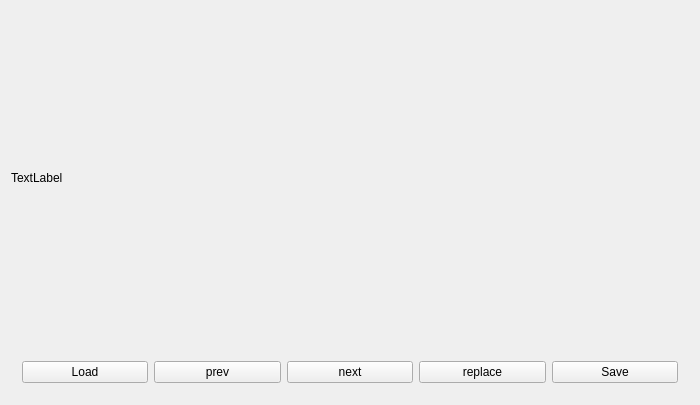
<?xml version="1.0" encoding="UTF-8"?>
<ui version="4.0">
 <class>MainWindow</class>
 <widget class="QMainWindow" name="MainWindow">
  <property name="geometry">
   <rect>
    <x>0</x>
    <y>0</y>
    <width>700</width>
    <height>405</height>
   </rect>
  </property>
  <property name="windowTitle">
   <string>MainWindow</string>
  </property>
  <widget class="QWidget" name="centralWidget">
   <layout class="QVBoxLayout" name="verticalLayout_2">
    <item>
     <widget class="QLabel" name="label">
      <property name="text">
       <string>TextLabel</string>
      </property>
     </widget>
    </item>
    <item>
     <widget class="QFrame" name="horizontalFrame">
      <property name="sizePolicy">
       <sizepolicy hsizetype="Preferred" vsizetype="Fixed">
        <horstretch>0</horstretch>
        <verstretch>0</verstretch>
       </sizepolicy>
      </property>
      <layout class="QHBoxLayout" name="horizontalLayout">
       <property name="sizeConstraint">
        <enum>QLayout::SetMinimumSize</enum>
       </property>
       <item>
        <widget class="QPushButton" name="loadButton">
         <property name="text">
          <string>Load</string>
         </property>
        </widget>
       </item>
       <item>
        <widget class="QPushButton" name="prevButton">
         <property name="sizePolicy">
          <sizepolicy hsizetype="Minimum" vsizetype="Fixed">
           <horstretch>0</horstretch>
           <verstretch>0</verstretch>
          </sizepolicy>
         </property>
         <property name="text">
          <string>prev</string>
         </property>
        </widget>
       </item>
       <item>
        <widget class="QPushButton" name="nextButton">
         <property name="text">
          <string>next</string>
         </property>
        </widget>
       </item>
       <item>
        <widget class="QPushButton" name="replaceButton">
         <property name="text">
          <string>replace</string>
         </property>
        </widget>
       </item>
       <item>
        <widget class="QPushButton" name="saveButton">
         <property name="text">
          <string>Save</string>
         </property>
        </widget>
       </item>
      </layout>
     </widget>
    </item>
   </layout>
  </widget>
 </widget>
 <layoutdefault spacing="6" margin="11"/>
 <resources/>
 <connections/>
</ui>
